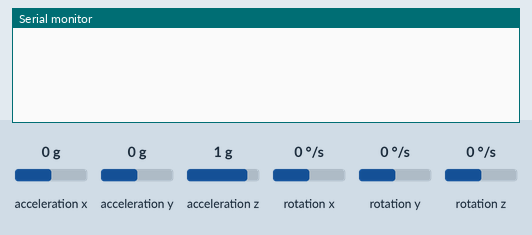
This sketch was run on a simulated Arduino Uno, built with avr-gcc and run on an emulated ATmega328P. On the bench: the last lines printed to the serial monitor. Wiring (inferred from the names in the program): MPU-6050 motion sensor at I2C address 0x68. The test bench sets the inputs (shaded band); at power-on: acceleration x 0 g, rotation y 0 °/s, rotation z 0 °/s, acceleration y 0 g, acceleration z 1 g, rotation x 0 °/s.

Above: at 1.2 s.
1.3 s: acceleration x set to -1.4 g
At 1.3 s:
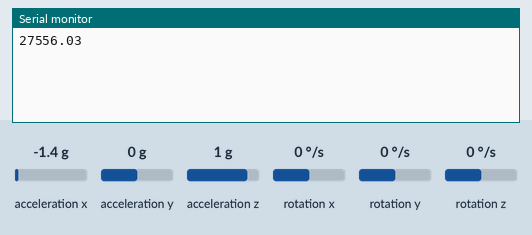
2.8 s: rotation y set to -192 °/s
At 4.1 s:
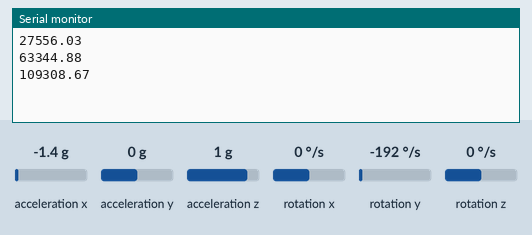
4.3 s: rotation z set to -192 °/s
At 5.7 s:
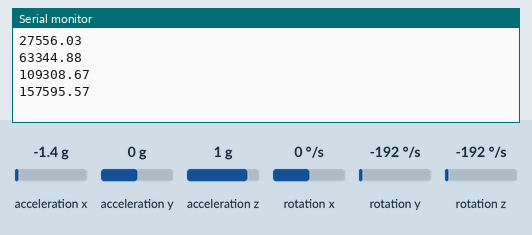
Timing chart, 0 to 7.3 s (numbered marks = the images above; inputs shaded):
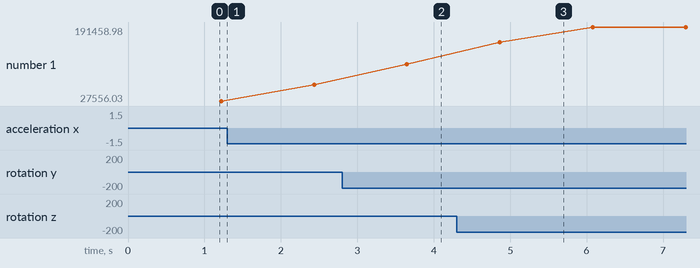

The sketch:

acelerometro.ino
```cpp
// INCLUDES
#include <Wire.h> // Pinos: A4 (SDA) e A5 (SCL)

// MACROS
//#define JANELA_COLETA_MS      200 // segundos coletando antes de calcular
#define TAXA_COLETA_POR_SEG   100 // amostras/segundo
#define USB_BAUD_RATE         9600
#define QUANTIDADE_AMOSTRAS   100

// VARIÁVEIS GLOBAIS
const int enderecoAcelerometro = 0x68;

int16_t AcX,AcY,AcZ,Tmp,GyX,GyY,GyZ; //Variaveis para pegar os valores medidos
int16_t offsetAcx = -16750;
int16_t offsetGyy = 50;
int16_t offsetGyz = 50;

// FUNÇÕES AUXILIARES
void inicializaAcelerometro() {

  Wire.begin(); //Inicia a comunicação I2C
  Wire.beginTransmission(enderecoAcelerometro); //Começa a transmissao de dados para o sensor
  Wire.write(0x6B); // registrador PWR_MGMT_1
  Wire.write(0); // Manda 0 e "acorda" o MPU 6050
  Wire.endTransmission(true);

  Wire.beginTransmission(enderecoAcelerometro); //Começa a transmissao de dados para o sensor
  Wire.write(0x3B); // registrador dos dados medidos (ACCEL_XOUT_H)
  Wire.endTransmission(false);

}

void coletaDadosAcelerometro(int16_t matrizDados[QUANTIDADE_AMOSTRAS][6]) {

  for (int i = 0; i < QUANTIDADE_AMOSTRAS; i++) {
    inicializaAcelerometro();
    Wire.requestFrom(enderecoAcelerometro,14,true); // faz um "pedido" para ler 14 registradores, que serão os registrados com os dados medidos
    AcX=Wire.read()<<8|Wire.read(); // 0x3B (ACCEL_XOUT_H) & 0x3C (ACCEL_XOUT_L)
    AcY=Wire.read()<<8|Wire.read(); // 0x3D (ACCEL_YOUT_H) & 0x3E (ACCEL_YOUT_L)
    AcZ=Wire.read()<<8|Wire.read(); // 0x3F (ACCEL_ZOUT_H) & 0x40 (ACCEL_ZOUT_L)
    Tmp=Wire.read()<<8|Wire.read(); // 0x41 (TEMP_OUT_H) & 0x42 (TEMP_OUT_L)
    GyX=Wire.read()<<8|Wire.read(); // 0x43 (GYRO_XOUT_H) & 0x44 (GYRO_XOUT_L)
    GyY=Wire.read()<<8|Wire.read(); // 0x45 (GYRO_YOUT_H) & 0x46 (GYRO_YOUT_L)
    GyZ=Wire.read()<<8|Wire.read(); // 0x47 (GYRO_ZOUT_H) & 0x48 (GYRO_ZOUT_L)

    matrizDados[i][0] = AcX+offsetAcx;
    matrizDados[i][1] = AcY;
    matrizDados[i][2] = AcZ;
    matrizDados[i][3] = GyX;
    matrizDados[i][4] = GyY+offsetGyy;
    matrizDados[i][5] = GyZ+offsetGyz;
    delay(1000/TAXA_COLETA_POR_SEG);
  }

}

double calcularQualidadePista (int16_t matrizDados[QUANTIDADE_AMOSTRAS][6]) {
  double qualidadeTotal = 0.0;
  int16_t acx,gyy,gyz;
  for (int i = 0; i < QUANTIDADE_AMOSTRAS; i++) {
    if(matrizDados[i][0]<=150)
      acx = (matrizDados[i][0]>=-150 ? 0 : matrizDados[i][0]+150);
    else if(matrizDados[i][0]>-150 )
      acx = (matrizDados[i][0]<150 ? 0 : matrizDados[i][0]-150);

    if(matrizDados[i][4]<=60)
      gyy = (matrizDados[i][4]>=-60 ? 0 : matrizDados[i][4]+60);
    else if(matrizDados[i][4]>-60)
      gyy = (matrizDados[i][4]<60 ? 0 : matrizDados[i][4]-60);

    if(matrizDados[i][5]<=60)
      gyz = (matrizDados[i][5]>=-60 ? 0 : matrizDados[i][5]+60);
    else if(matrizDados[i][5]>-60)
      gyz = (matrizDados[i][5]<60 ? 0 : matrizDados[i][5]-60);

    double qualidadeAmostra = ( pow(acx, 2) + pow(gyy, 2) + pow(gyz, 2) );
    qualidadeTotal += qualidadeAmostra;
  }

  return qualidadeTotal/1e6;
}

void setup() {

  // Inicializa monitor serial USB
  Serial.begin(USB_BAUD_RATE);

  // Inicializa acelerômetro/girscópio
  inicializaAcelerometro();

}

void loop() {
  // Tamanho da linha de medidas
  // Exemplo:
  // JANELA_COLETA_MS = 200 ms coletando dados
  // TAXA_COLETA_POR_SEG = 100 dados/s
  // Quantidade de amostras = (200/1000)s * 100dados/s = 20 dados
  int16_t matrizDados[QUANTIDADE_AMOSTRAS][6];
  coletaDadosAcelerometro(matrizDados);
  double qualidade = calcularQualidadePista (matrizDados);
  Serial.println(qualidade);

}
```

Measured:
- after the input at 2.8 s, the serial monitor: prints a new line after 0.85 s (image 2)
- after the input at 4.3 s, the serial monitor: prints a new line after 0.57 s (image 3)
- plotted number 1: 27556.03 → 63344.88 after the input at 1.3 s, 63344.88 → 109308.67 after the input at 2.8 s, 109308.67 → 191458.98 after the input at 4.3 s
